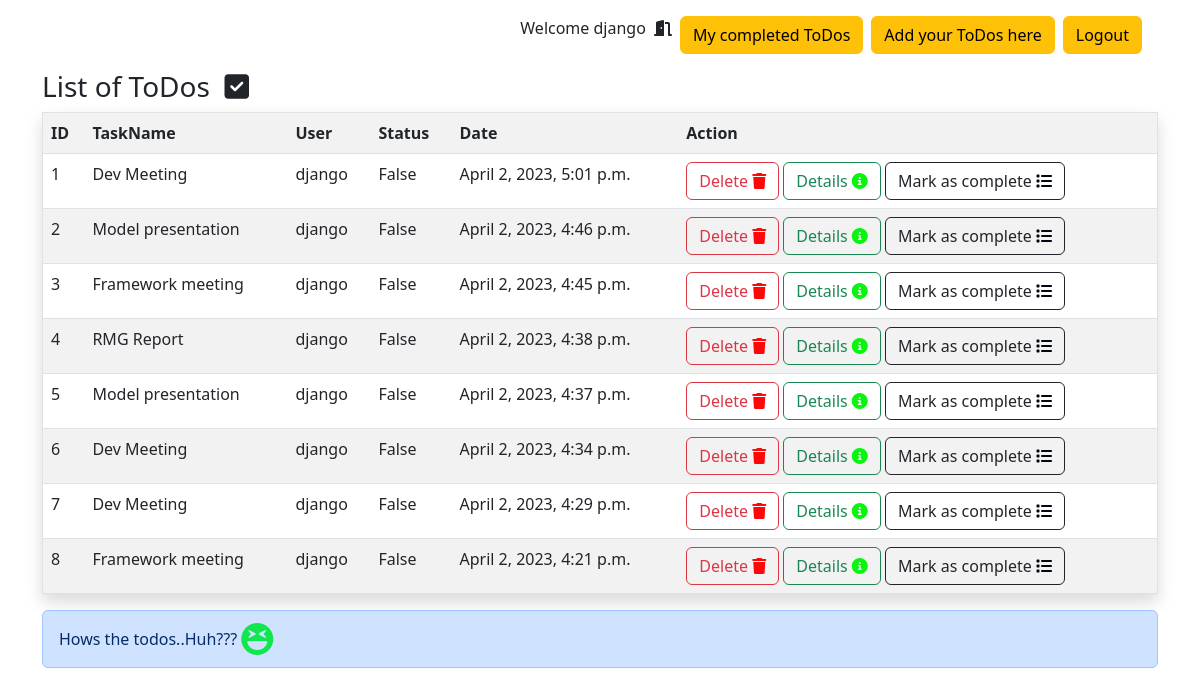
The app's page /todos/all/ (signed in) with its own data.
### tasks/models.py (models this page shows, shortened)
class Todos(models.Model):
    task_name=models.CharField(max_length=200)
    user=models.ForeignKey(User,on_delete=models.CASCADE)
    status=models.BooleanField(default=False)
    date=models.DateTimeField(auto_now_add=True)

### tasks/views.py (the view)
# urls.py: path("todos/all/",views.TodoListView.as_view(),name="todo-list"),
class TodoListView(View):
    def get(self,request,*args,**kwargs):
        qs=Todos.objects.filter(status=False,user=request.user).order_by("-date")
        return render(request,"todo-list.html",{"todos":qs})

### tasks/templates/todo-list.html (shortened to what this page needs)
<!DOCTYPE html>
<html lang="en">
<head>
    <link href="https://cdn.jsdelivr.net/npm/bootstrap@5.3.0-alpha1/dist/css/bootstrap.min.css" rel="stylesheet">
    <link rel="stylesheet" href="https://cdnjs.cloudflare.com/ajax/libs/font-awesome/6.3.0/css/all.min.css" />
    <link rel="stylesheet" href="https://cdnjs.cloudflare.com/ajax/libs/font-awesome/6.3.0/css/brands.min.css" />
    <link rel="stylesheet" href="https://cdnjs.cloudflare.com/ajax/libs/font-awesome/6.3.0/css/fontawesome.min.css" />
    <link rel="stylesheet" href="https://cdnjs.cloudflare.com/ajax/libs/font-awesome/6.3.0/css/regular.min.css" />
    <link rel="stylesheet" href="https://cdnjs.cloudflare.com/ajax/libs/font-awesome/6.3.0/css/solid.min.css" />
</head>
<body>
    <div class="container mt-3">
        <div class="d-grid gap-2 d-md-flex justify-content-md-end m-3">
            Welcome {{request.user}} <i class="fa-sharp fa-solid fa-door-open mt-1"></i>
            <a href="{%url 'todo-completed'%}" class="btn btn-warning" type="button">My completed ToDos</a>
            <a href="{%url 'todo-add'%}" class="btn btn-warning" type="button">Add your ToDos here</a>
            <a href="{%url 'signout'%}" class="btn btn-warning">Logout</a>
          </div>
        <h3 class="text-dark">List of ToDos &nbsp;<i class="fa-solid fa-square-check"></i></h3>
        <table class="table table-striped border shadow">
            <tr>
                <th>ID</th>
                <th>TaskName</th>
                <th>User</th>
                <th>Status</th>
                <th>Date</th>
                <th>Action</th>
            </tr>
            {%for t in todos%}
            <tr>
                <td>{{forloop.counter}}</td>
                <td>{{t.task_name}}</td>
                <td>{{t.user}}</td>
                <td>{{t.status}}</td>
                <td>{{t.date}}</td>
                <td>
                    <a href="{%url 'todo-delete' t.id%}" class="btn btn-outline-danger">Delete <i class="fa-solid fa-trash" style="color: #fd0808;"></i></a>
                    <a href="{%url 'todo-detail' t.id%}" class="btn btn-outline-success">Details <i class="fa-solid fa-circle-info" style="color: #0bf40f;"></i></a>
                    <a href="{%url 'todo-edit' t.id%}" class="btn btn-outline-dark">Mark as complete <i class="fa-solid fa-list" style="color: #01060e;"></i></a>
                </td>
            </tr>
            {%endfor%}
        </table>
        <div class="alert alert-primary" role="alert">
            Hows the todos..Huh???  <i class="fa-solid fa-face-laugh-squint fa-shake fa-2xl" style="color: #12e64e;"></i>
          </div>
    </div>
</body>
</html>

### records on screen
Todos: task_name "Dev Meeting", user "django", status "False", date "April 2, 2023, 5:01 p.m."
Todos: task_name "Model presentation", user "django", status "False", date "April 2, 2023, 4:46 p.m."
Todos: task_name "Framework meeting", user "django", status "False", date "April 2, 2023, 4:45 p.m."
Todos: task_name "RMG Report", user "django", status "False", date "April 2, 2023, 4:38 p.m."
Todos: task_name "Model presentation", user "django", status "False", date "April 2, 2023, 4:37 p.m."
Todos: task_name "Dev Meeting", user "django", status "False", date "April 2, 2023, 4:34 p.m."
Todos: task_name "Dev Meeting", user "django", status "False", date "April 2, 2023, 4:29 p.m."
Todos: task_name "Framework meeting", user "django", status "False", date "April 2, 2023, 4:21 p.m."

### other values on screen
{{ request.user }} "django"
